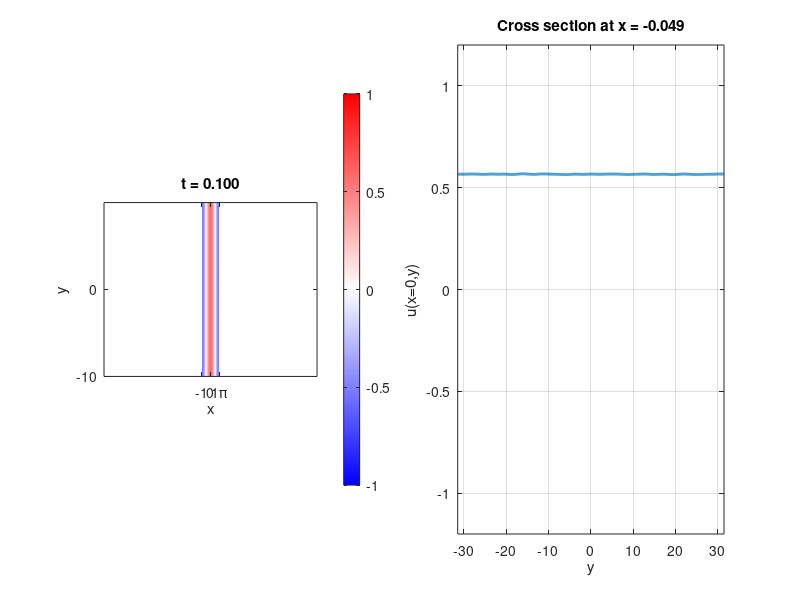

Write the MATLAB code that produced this figure. (Note: this script raises an error after producing the figure.)
function SH2D_ETDRK4()
    clc; clear; close all;

    %% Parameters
    t0 = 0.0;
    T  = 800.0;

    xscale = 1;
    yscale = 10;

    Lx = xscale*pi;
    Ly = yscale*pi;

    Nx = 2^7;
    Ny = 2^10;

    dx = 2*Lx/Nx;
    dy = 2*Ly/Ny;

    movie_dt = 10.0;

    mu = 0.25;
    k  = 0.95;

    %% Initial condition

    % spatial grid (needed for patterned base state)
    x = (-Nx/2:Nx/2-1)*dx;
    y = (-Ny/2:Ny/2-1)*dy;

    [X,Y] = ndgrid(x,y);

    kappa = k^2 - 1;

    up = sqrt((4/3)*(mu-kappa^2))*cos(k*X);

    sigma = 0.1;
    u0 = up + sigma*(rand(Nx,Ny)-0.5);

    u_hat = fft2(u0);

    %% discretization

    % time discretization
    dt = 0.1;
    t = t0:dt:T;

    %% Fourier wavenumbers

    kx = pi*[0:Nx/2-1 -Nx/2:-1]/Lx;
    ky = pi*[0:Ny/2-1 -Ny/2:-1]/Ly;

    [KX,KY] = ndgrid(kx,ky);

    % anisotropic SH operator
    k2 = k^2*KX.^2 + KY.^2;

    % Linear operator:
    %
    % u_t = -(1-k2)^2 u + mu*u - u^3
    %
    L_operator = -(1 - k2).^2 + mu;

    %% 2/3 dealiasing mask

    kx_max = max(abs(kx));
    ky_max = max(abs(ky));

    dealias_mask = ...
        (abs(KX) <= (2/3)*kx_max) & ...
        (abs(KY) <= (2/3)*ky_max);

    %% ETDRK4 setup

    E  = exp(dt*L_operator);
    E2 = exp(dt*L_operator/2);

    M = 16; % no. of points for complex means
    r = exp(1i*pi*((1:M)-0.5)/M); % roots of unity

    Lvec = L_operator(:);
    LR = dt*Lvec(:,ones(M,1)) + r(ones(numel(L_operator),1),:);

    Q  = dt*real(mean((exp(LR/2)-1)./LR,2));

    f1 = dt*real(mean((-4-LR + exp(LR).*(4-3*LR+LR.^2))./LR.^3 ,2));
    f2 = dt*real(mean((2+LR + exp(LR).*(-2+LR))./LR.^3 ,2));
    f3 = dt*real(mean((-4-3*LR-LR.^2 + exp(LR).*(4-LR))./LR.^3 ,2));

    Q  = reshape(Q ,Nx,Ny);
    f1 = reshape(f1,Nx,Ny);
    f2 = reshape(f2,Nx,Ny);
    f3 = reshape(f3,Nx,Ny);

    clear LR Lvec

    %% Plot setup

    figure('Position',[100 100 1800 600])

    %% first plot: solution
    subplot(1,2,1)

    u = real(ifft2(u_hat));
    im = imagesc(x,y,u');

    axis equal tight
    set(gca,'YDir','normal')

    colormap(seismic_colormap())
    colorbar
    caxis([-1 1])

    title(sprintf('t = %.3f',t0))

    xticks([-xscale*pi 0 xscale*pi])
    xticklabels({['-' num2str(xscale)],'0',[num2str(xscale) '\pi']})

    yticks([-yscale*pi 0 yscale*pi])
    yticklabels({['-' num2str(yscale)],'0',[num2str(yscale) '\pi']})

    xlabel('x')
    ylabel('y')

    %% second plot: cross section
    subplot(1,2,2)
    xh = round(Nx/2);
    hline = plot(y,u(xh,:),'LineWidth',2);

    xlabel('y')
    ylabel('u(x=0,y)')
    grid on

    ylim([-1.2 1.2])
    xlim([-Ly Ly])

    drawnow

    %% Data storage

    ycross = y;
    ucross = u(xh,:);

    %% GIF setup
    save_gif = true;
    gif_filename = sprintf('Swift_hohenberg/simulations/SH_ETDRK4_mu=%.2f_k=%.2f.gif',mu,k);
    frame_count = 1;
    next_movie_time = t0;

    %% Time loop

    for n = 1:length(t)-1
        % ETDRK4
        Nu = -u.^3;
        Nu_hat = dealias_mask .* fft2(Nu);

        a_hat = E2.*u_hat + Q.*Nu_hat;
        a = real(ifft2(a_hat));
        Na_hat = dealias_mask .* fft2(-a.^3);

        b_hat = E2.*u_hat + Q.*Na_hat;
        b = real(ifft2(b_hat));
        Nb_hat = dealias_mask .* fft2(-b.^3);

        c_hat = E2.*a_hat + Q.*(2*Nb_hat - Nu_hat);
        c = real(ifft2(c_hat));
        Nc_hat = dealias_mask .* fft2(-c.^3);

        u_hat = E.*u_hat + f1.*Nu_hat + 2*f2.*(Na_hat + Nb_hat) + f3.*Nc_hat;

        % -----------------

        u = real(ifft2(u_hat));

        ucross(end+1,:) = u(xh,:);

        if (t(n+1) >= next_movie_time) || (n+1 == length(t))

            next_movie_time = next_movie_time + movie_dt;

            subplot(1,2,1)

            set(im,'CData',u')

            title(sprintf('t = %.3f',t(n+1)))

            subplot(1,2,2)

            set(hline,...
                'XData',y,...
                'YData',u(xh,:))

            title(sprintf('Cross section at x = %.3f',x(xh)))

            drawnow

            if save_gif

                frame = getframe(gcf);
                img = frame2im(frame);

                [A,map] = rgb2ind(img,256);

                if frame_count == 1

                    imwrite(A,map,gif_filename,...
                        'gif',...
                        'LoopCount',Inf,...
                        'DelayTime',0.05);

                else

                    imwrite(A,map,gif_filename,...
                        'gif',...
                        'WriteMode','append',...
                        'DelayTime',0.05);

                end

                frame_count = frame_count + 1;

            end
        end
    end

    %% Save data

    save(sprintf('Swift_hohenberg/simulations/SH_mu=%.2f_k=%.2f.mat',mu,k),...
        'mu','k','Nx','Ny','Lx','Ly',...
        'dt','T','ycross','ucross')

    disp(['GIF saved to: ', gif_filename])

end


%% Seismic colormap
function cmap = seismic_colormap()

    n = 256;

    r = [(0:n/2-1)/(n/2), ones(1,n/2)];
    g = [(0:n/2-1)/(n/2), (n/2-1:-1:0)/(n/2)];
    b = [ones(1,n/2), (n/2-1:-1:0)/(n/2)];

    cmap = [r(:),g(:),b(:)];

end
